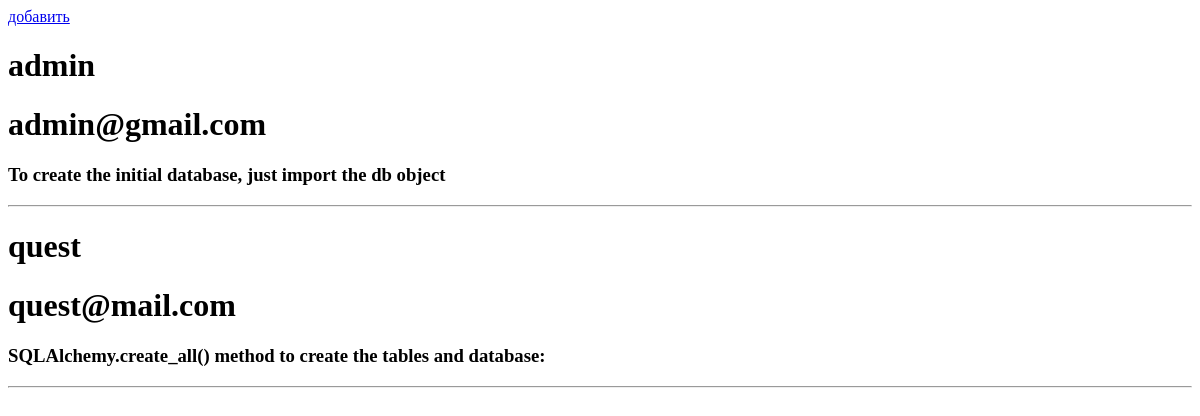
Before: / with the older database file.
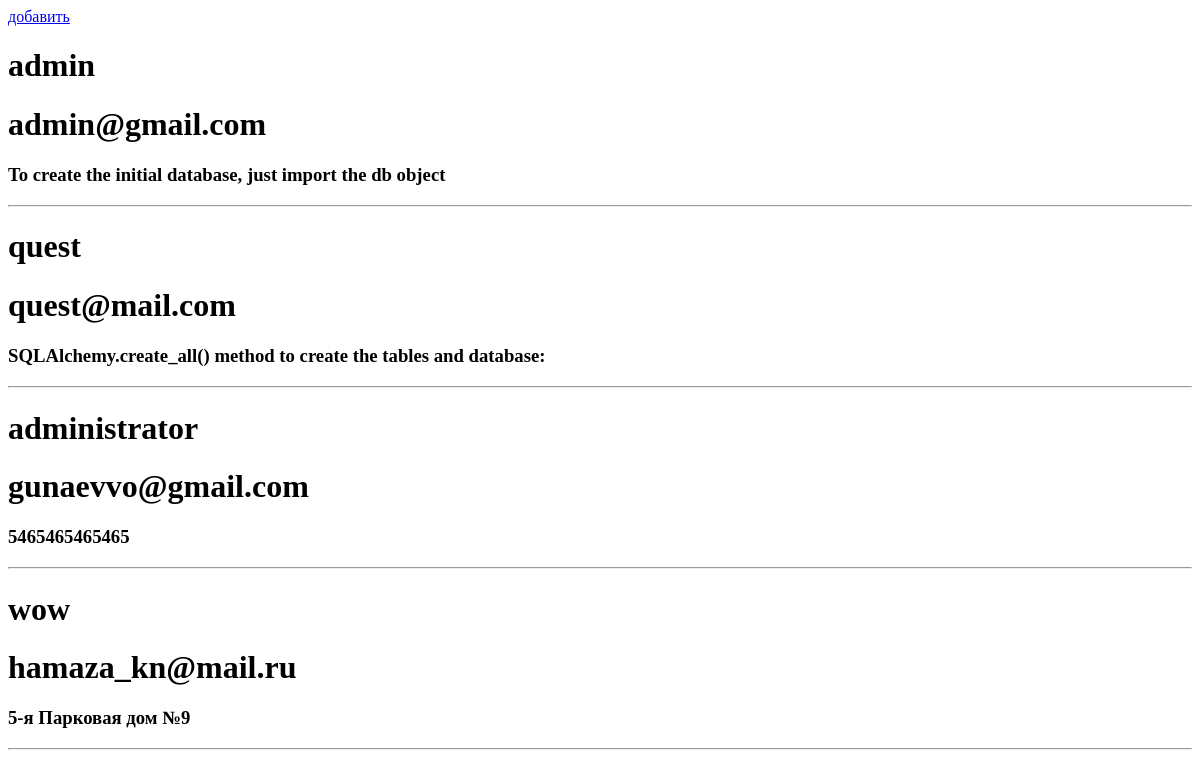
After: the same page with the newer database file.
### app.py (models this page shows, shortened)
class User(db.Model):
    id = db.Column(db.Integer, primary_key=True)
    username = db.Column(db.String(80), unique=True, nullable=False)
    email = db.Column(db.String(120), unique=True, nullable=False)
    mess = db.Column(db.String(400), unique=True, nullable=False)

### app.py (the view)
@app.route('/')
def index():
    user_date = User.query.all()
    return render_template('complete.html', user_date=user_date)

### templates/complete.html (shortened to what this page needs)
<!DOCTYPE html>
<html lang="en">
<head>
</head>
<a href="/add">добавить</a>
<body>
    {% for user in user_date %}
    <h1> {{ user.username }} </h1>
    <h1> {{ user.email }} </h1>
    <h3>{{ user.mess }}</h3>
    <hr>
{% endfor %}
</body>
</html>

Changed rows visible on the page:
added User: username "administrator", email "gunaevvo@gmail.com", mess "5465465465465"
added User: username "wow", email "hamaza_kn@mail.ru", mess "5-я Парковая дом №9"
